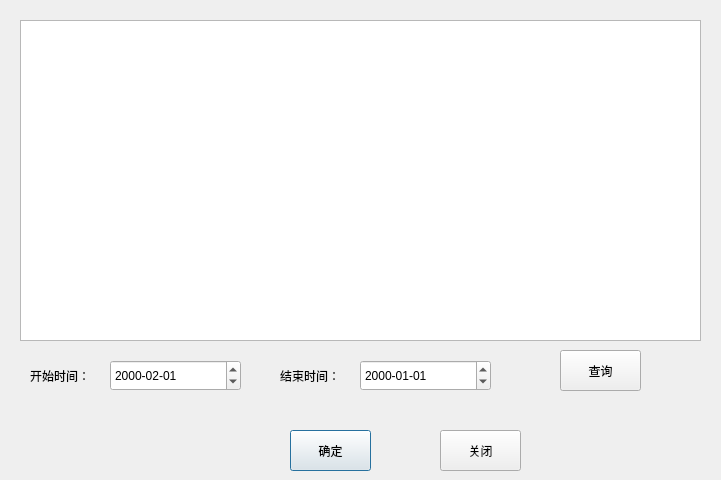
<?xml version="1.0" encoding="UTF-8"?>
<ui version="4.0">
 <class>recentwindow</class>
 <widget class="QDialog" name="recentwindow">
  <property name="geometry">
   <rect>
    <x>0</x>
    <y>0</y>
    <width>721</width>
    <height>480</height>
   </rect>
  </property>
  <property name="windowTitle">
   <string>借入借出记录</string>
  </property>
  <widget class="QTableWidget" name="tableWidget">
   <property name="geometry">
    <rect>
     <x>20</x>
     <y>20</y>
     <width>681</width>
     <height>321</height>
    </rect>
   </property>
  </widget>
  <widget class="QPushButton" name="ok">
   <property name="geometry">
    <rect>
     <x>290</x>
     <y>430</y>
     <width>81</width>
     <height>41</height>
    </rect>
   </property>
   <property name="text">
    <string>确定</string>
   </property>
  </widget>
  <widget class="QPushButton" name="exit">
   <property name="geometry">
    <rect>
     <x>440</x>
     <y>430</y>
     <width>81</width>
     <height>41</height>
    </rect>
   </property>
   <property name="text">
    <string>关闭</string>
   </property>
  </widget>
  <widget class="QPushButton" name="pushButton">
   <property name="geometry">
    <rect>
     <x>560</x>
     <y>350</y>
     <width>81</width>
     <height>41</height>
    </rect>
   </property>
   <property name="text">
    <string>查询</string>
   </property>
  </widget>
  <widget class="QLabel" name="label">
   <property name="geometry">
    <rect>
     <x>30</x>
     <y>360</y>
     <width>61</width>
     <height>31</height>
    </rect>
   </property>
   <property name="text">
    <string>开始时间：</string>
   </property>
  </widget>
  <widget class="QLabel" name="label_2">
   <property name="geometry">
    <rect>
     <x>280</x>
     <y>360</y>
     <width>61</width>
     <height>31</height>
    </rect>
   </property>
   <property name="text">
    <string>结束时间：</string>
   </property>
  </widget>
  <widget class="QDateEdit" name="dateEdit">
   <property name="geometry">
    <rect>
     <x>110</x>
     <y>360</y>
     <width>131</width>
     <height>31</height>
    </rect>
   </property>
   <property name="displayFormat">
    <string>yyyy-MM-dd</string>
   </property>
   <property name="date">
    <date>
     <year>2000</year>
     <month>2</month>
     <day>1</day>
    </date>
   </property>
  </widget>
  <widget class="QDateEdit" name="dateEdit_2">
   <property name="geometry">
    <rect>
     <x>360</x>
     <y>360</y>
     <width>131</width>
     <height>31</height>
    </rect>
   </property>
   <property name="displayFormat">
    <string>yyyy-MM-dd</string>
   </property>
  </widget>
 </widget>
 <resources/>
 <connections/>
</ui>
